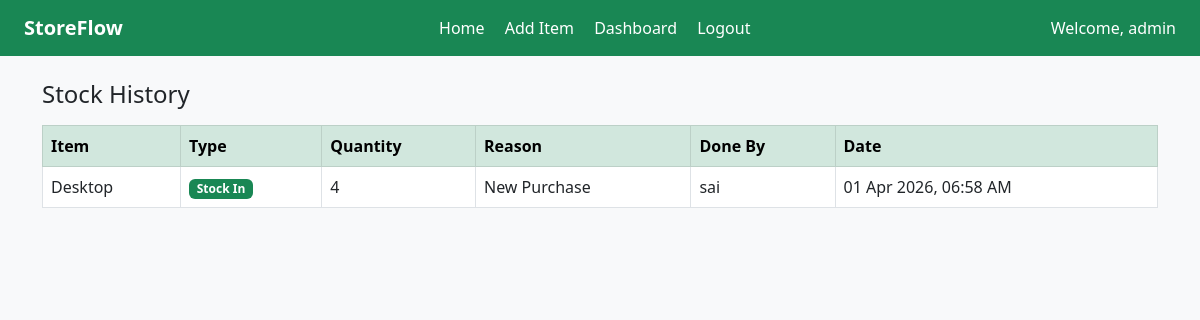
Page /history/ (signed in) on the committed database.
### inventory/models.py (models this page shows, shortened)
class StockMovement(models.Model):
    MOVEMENT_TYPES = [
        ('IN', 'Stock In'),
        ('OUT', 'Stock Out'),
    ]
    item = models.ForeignKey(Inventory, on_delete=models.CASCADE)
    movement_type = models.CharField(max_length=3, choices=MOVEMENT_TYPES)
    quantity = models.IntegerField()
    reason = models.CharField(max_length=200)
    done_by = models.ForeignKey(User, on_delete=models.SET_NULL, null=True)
    date = models.DateTimeField(auto_now_add=True)

class Inventory(models.Model):
    item_name = models.CharField(max_length=100)
    quantity = models.IntegerField()
    price = models.FloatField()
    supplier = models.CharField(max_length=100)
    category = models.CharField(max_length=50, choices=CATEGORY_CHOICES, default='Other')
    created_date = models.DateField(auto_now_add=True, null=True)

### inventory/views.py (the view)
# urls.py: path('history/', views.stock_history, name='stock_history'),
@login_required(login_url='login_view')
def stock_history(request):
    history = StockMovement.objects.all().order_by('-date')
    return render(request, 'inventory/stock_history.html', {'history': history})

### inventory/templates/inventory/stock_history.html (shortened to what this page needs)
<!DOCTYPE html>
<html>
<head>
    <link rel="stylesheet" href="https://cdn.jsdelivr.net/npm/bootstrap@5.3.0/dist/css/bootstrap.min.css">
</head>
<body class="bg-light">
<nav class="navbar navbar-dark bg-success px-4">
    <span class="navbar-brand fw-bold">StoreFlow</span>
    <div>
        <a href="/" class="text-white me-3 text-decoration-none">Home</a>
        <a href="/add/" class="text-white me-3 text-decoration-none">Add Item</a>
        <a href="/dashboard/" class="text-white me-3 text-decoration-none">Dashboard</a>
        <a href="/logout/" class="text-white text-decoration-none">Logout</a>
    </div>
    <span class="text-white">Welcome, {{ request.user.username }}</span>
</nav>
<div class="container mt-4">
    <h4 class="mb-3">Stock History</h4>
    <table class="table table-bordered table-hover bg-white">
        <thead class="table-success">
            <tr>
                <th>Item</th>
                <th>Type</th>
                <th>Quantity</th>
                <th>Reason</th>
                <th>Done By</th>
                <th>Date</th>
            </tr>
        </thead>
        <tbody>
            {% for record in history %}
            <tr>
                <td>{{ record.item.item_name }}</td>
                <td>
                    {% if record.movement_type == 'IN' %}
                        <span class="badge bg-success">Stock In</span>
                    {% else %}
                        <span class="badge bg-danger">Stock Out</span>
                    {% endif %}
                </td>
                <td>{{ record.quantity }}</td>
                <td>{{ record.reason }}</td>
                <td>{{ record.done_by }}</td>
                <td>{{ record.date|date:"d M Y, h:i A" }}</td>
            </tr>
            {% empty %}
            <tr>
                <td colspan="6" class="text-center text-muted">No stock movements yet.</td>
            </tr>
            {% endfor %}
        </tbody>
    </table>
</div>
</body>
</html>

### rows in the picture
StockMovement: item.item_name "Desktop", movement_type "Stock In", quantity "4", reason "New Purchase", done_by "sai", date "01 Apr 2026, 06:58 AM"

### other values in the picture
{{ request.user.username }} "admin"
